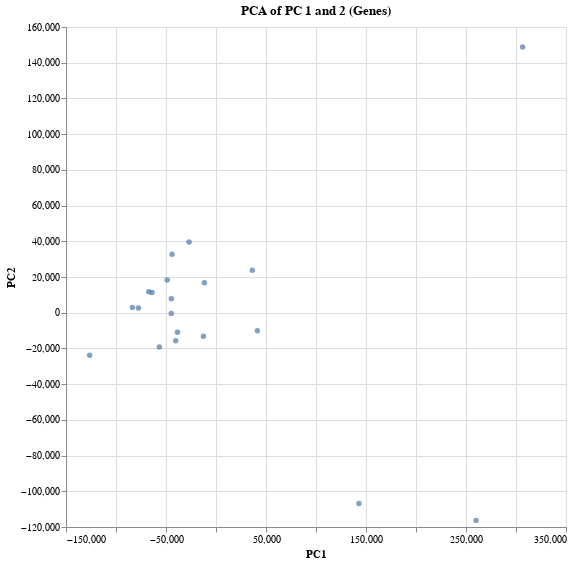

Notebook code for this chart:
### Markdown cell above
### Plot of CONDITIONS with current k-means *with* Erin's plotting function with scaled averages:

### Code cell
# Plotting our clusters!
avg_n_clusters = 19
xlim = [-100000, 10000]
ylim = [-12500, 50000]
figsize = (14, 12)
labels = plot_kmeans(avg_n_clusters, df_Avg, xlim, ylim, check_altair= True)

### Figure 1 — Vega-Lite specification as saved in the notebook (floating-point values rounded to 4 significant figures)
{"config": {"view": {"continuousWidth": 400, "continuousHeight": 300}}, "data": {"name": "data-bd4a99df26311ea6228793cd20c95020"}, "mark": "circle", "encoding": {"x": {"type": "quantitative", "field": "PC1"}, "y": {"type": "quantitative", "field": "PC2"}}, "height": 500, "selection": {"selector020": {"type": "interval", "bind": "scales", "encodings": ["x", "y"]}}, "title": "PCA of PC 1 and 2 (Genes)", "width": 500, "$schema": "https://vega.github.io/schema/vega-lite/v4.8.1.json", "datasets": {"data-bd4a99df26311ea6228793cd20c95020": [{"PC1": -67260.0, "PC2": 11740.0, "label": 11}, {"PC1": 306700.0, "PC2": 148900.0, "label": 2}, {"PC1": -77580.0, "PC2": 2627.0, "label": 16}, {"PC1": -44720.0, "PC2": -391.9, "label": 8}, {"PC1": -64020.0, "PC2": 11340.0, "label": 14}, {"PC1": -48800.0, "PC2": 18320.0, "label": 13}, {"PC1": -26940.0, "PC2": 39620.0, "label": 6}, {"PC1": -83560.0, "PC2": 2881.0, "label": 3}, {"PC1": -11630.0, "PC2": 16800.0, "label": 9}, {"PC1": -56600.0, "PC2": -19250.0, "label": 0}, {"PC1": -43920.0, "PC2": 32710.0, "label": 7}, {"PC1": 41380.0, "PC2": -10120.0, "label": 4}, {"PC1": -44650.0, "PC2": 7839.0, "label": 8}, {"PC1": -12590.0, "PC2": -13130.0, "label": 15}, {"PC1": 36310.0, "PC2": 23780.0, "label": 12}, {"PC1": 260100.0, "PC2": -116300.0, "label": 1}, {"PC1": -38520.0, "PC2": -10920.0, "label": 17}, {"PC1": -126300.0, "PC2": -23820.0, "label": 10}, {"PC1": -40250.0, "PC2": -15720.0, "label": 18}, {"PC1": 142900.0, "PC2": -106900.0, "label": 5}]}}
